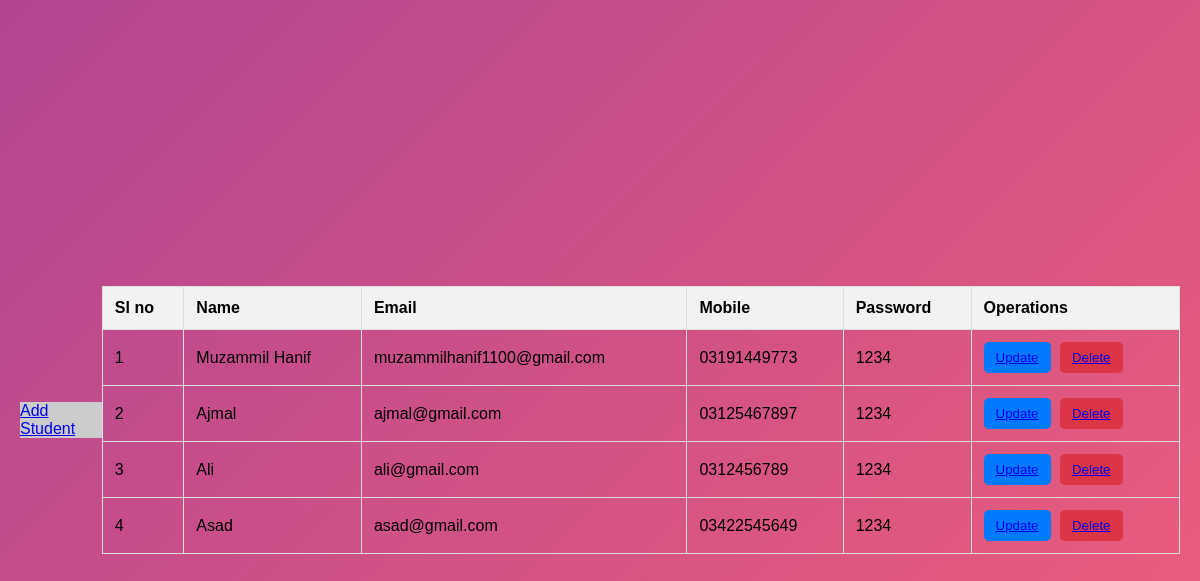
The page /view.php on the database its author committed.
### tables this page shows
CREATE TABLE `student` (
  `Id` int(11) NOT NULL,
  `username` varchar(100) NOT NULL,
  `email` varchar(100) NOT NULL,
  `mobile` varchar(100) NOT NULL,
  `password` varchar(100) NOT NULL
);

### view.php (the view, shortened to what this page needs)
<?php
include 'connect.php';
?>
<!DOCTYPE html>
<html lang="en">
<head>
  <link rel="stylesheet" href="styles.css">
</head>
<body>
    <div class="anchor">
      <a class="" href="index.php">Add Student</a>
    </div>
  <table>
    <thead >
      <tr>
        <th>Sl no</th>
        <th>Name</th>
        <th>Email</th>
        <th>Mobile</th>
        <th>Password</th>
        <th>Operations</th>
      </tr>
    </thead>
    <tbody">
        <?php
        $sql = "SELECT * FROM `student`";
        $result = mysqli_query($conn,$sql);
        if ($result) {
            while ($row=mysqli_fetch_assoc($result)) {
                $id=$row['Id'];
                $name=$row['username'];
                $email=$row['email'];
                $mobile=$row['mobile'];
                $password=$row['password'];
        echo ' <tr>
        <td>'.$id.'</td>
        <td>'.$name.'</td>
        <td>'.$email.'</td>
        <td>'.$mobile.'</td>
        <td>'.$password.'</td>
        <td>
          <button class="btn-update"> <a href="update.php?updateid='.$id.'" >
              Update</a></button>
          <button class="btn-delete"> <a href="delete.php?deleteid='.$id.'" >
              Delete</a></button>
        </td>
      </tr>';
            }
        }
        ?>
  </table>
</body>
</html>

### styles.css (style rules this page uses)
body { margin: 0; padding: 0; font-family: 'Segoe UI', sans-serif; background: linear-gradient(135deg, #b24592, #f15f79); display: flex; justify-content: center; align-items: center; height: 100vh; }
body { font-family: Arial, sans-serif; padding: 20px; }
table { width: 100%; border-collapse: collapse; }
th, td { padding: 12px; border: 1px solid #ddd; text-align: left; }
th { background-color: #f2f2f2; }
.btn-update { background-color: #007bff; color: white; border: none; padding: 8px 12px; border-radius: 5px; cursor: pointer; margin-right: 5px; }
.btn-delete { background-color: #dc3545; color: white; border: none; padding: 8px 12px; border-radius: 5px; cursor: pointer; }
.anchor { background: #ccc; }

### rows shown on the page
student: Id "1", username "Muzammil Hanif", email "muzammilhanif1100@gmail.com", mobile "03191449773", password "1234"
student: Id "2", username "Ajmal", email "ajmal@gmail.com", mobile "03125467897", password "1234"
student: Id "3", username "Ali", email "ali@gmail.com", mobile "0312456789", password "1234"
student: Id "4", username "Asad", email "asad@gmail.com", mobile "03422545649", password "1234"
